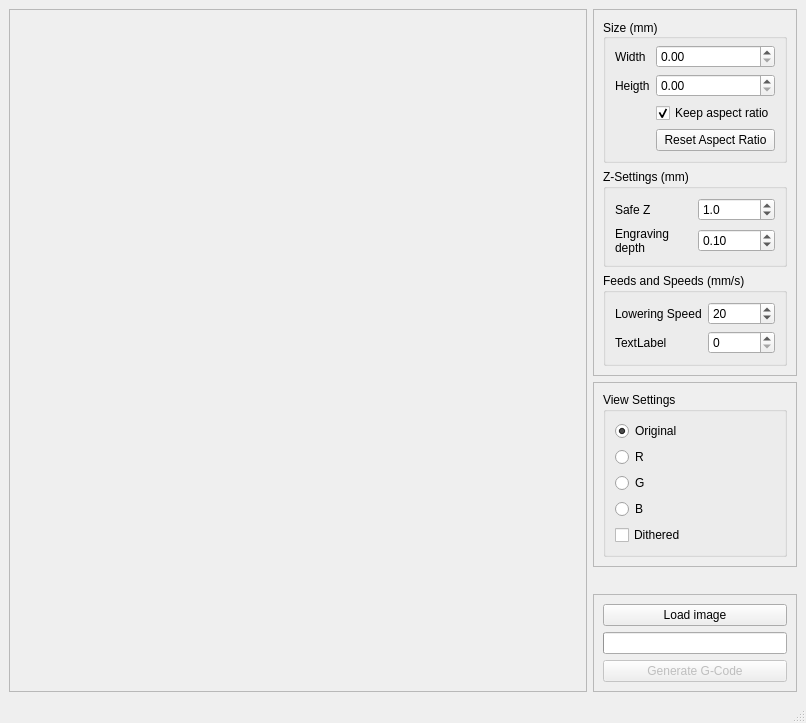
<?xml version="1.0" encoding="UTF-8"?>
<ui version="4.0">
 <class>MainWindow</class>
 <widget class="QMainWindow" name="MainWindow">
  <property name="geometry">
   <rect>
    <x>0</x>
    <y>0</y>
    <width>806</width>
    <height>723</height>
   </rect>
  </property>
  <property name="windowTitle">
   <string>MainWindow</string>
  </property>
  <widget class="QWidget" name="centralwidget">
   <layout class="QGridLayout" name="gridLayout">
    <item row="1" column="0">
     <widget class="QScrollArea" name="scrollArea">
      <property name="widgetResizable">
       <bool>true</bool>
      </property>
      <widget class="QWidget" name="scrollAreaWidgetContents">
       <property name="geometry">
        <rect>
         <x>0</x>
         <y>0</y>
         <width>564</width>
         <height>657</height>
        </rect>
       </property>
       <layout class="QGridLayout" name="gridLayout_2">
        <item row="0" column="0">
         <widget class="QLabel" name="imageLabel">
          <property name="text">
           <string/>
          </property>
         </widget>
        </item>
       </layout>
      </widget>
     </widget>
    </item>
    <item row="1" column="1">
     <widget class="QFrame" name="frame_2">
      <property name="frameShape">
       <enum>QFrame::NoFrame</enum>
      </property>
      <property name="frameShadow">
       <enum>QFrame::Raised</enum>
      </property>
      <layout class="QVBoxLayout" name="verticalLayout">
       <property name="margin">
        <number>0</number>
       </property>
       <item>
        <widget class="QFrame" name="frame">
         <property name="sizePolicy">
          <sizepolicy hsizetype="Preferred" vsizetype="Maximum">
           <horstretch>0</horstretch>
           <verstretch>0</verstretch>
          </sizepolicy>
         </property>
         <property name="frameShape">
          <enum>QFrame::StyledPanel</enum>
         </property>
         <property name="frameShadow">
          <enum>QFrame::Raised</enum>
         </property>
         <layout class="QVBoxLayout" name="verticalLayout_2">
          <item alignment="Qt::AlignTop">
           <widget class="QGroupBox" name="groupBox">
            <property name="sizePolicy">
             <sizepolicy hsizetype="Preferred" vsizetype="Preferred">
              <horstretch>0</horstretch>
              <verstretch>0</verstretch>
             </sizepolicy>
            </property>
            <property name="autoFillBackground">
             <bool>false</bool>
            </property>
            <property name="title">
             <string>Size (mm)</string>
            </property>
            <property name="alignment">
             <set>Qt::AlignLeading|Qt::AlignLeft|Qt::AlignVCenter</set>
            </property>
            <layout class="QGridLayout" name="gridLayout_5">
             <property name="sizeConstraint">
              <enum>QLayout::SetDefaultConstraint</enum>
             </property>
             <property name="topMargin">
              <number>6</number>
             </property>
             <item row="3" column="1">
              <widget class="QCheckBox" name="checkBoxAspect">
               <property name="toolTip">
                <string>Keep the current aspect ratio</string>
               </property>
               <property name="text">
                <string>Keep aspect ratio</string>
               </property>
               <property name="checked">
                <bool>true</bool>
               </property>
               <property name="tristate">
                <bool>false</bool>
               </property>
              </widget>
             </item>
             <item row="2" column="0">
              <widget class="QLabel" name="label_7">
               <property name="text">
                <string>Heigth</string>
               </property>
              </widget>
             </item>
             <item row="0" column="0">
              <widget class="QLabel" name="label_6">
               <property name="text">
                <string>Width</string>
               </property>
              </widget>
             </item>
             <item row="4" column="1">
              <widget class="QPushButton" name="buttonResetAspect">
               <property name="toolTip">
                <string>Sets the image height so that the aspect ratio is identical to the image aspect ratio.</string>
               </property>
               <property name="text">
                <string>Reset Aspect Ratio</string>
               </property>
              </widget>
             </item>
             <item row="0" column="1">
              <widget class="QDoubleSpinBox" name="doubleSpinBoxWidth">
               <property name="toolTip">
                <string>The width of the engraved image after engraving.</string>
               </property>
               <property name="decimals">
                <number>2</number>
               </property>
               <property name="maximum">
                <double>999999999.000000000000000</double>
               </property>
               <property name="value">
                <double>0.000000000000000</double>
               </property>
              </widget>
             </item>
             <item row="2" column="1">
              <widget class="QDoubleSpinBox" name="doubleSpinBoxHeight">
               <property name="prefix">
                <string/>
               </property>
               <property name="suffix">
                <string> </string>
               </property>
               <property name="decimals">
                <number>2</number>
               </property>
               <property name="maximum">
                <double>999999999.000000000000000</double>
               </property>
              </widget>
             </item>
            </layout>
           </widget>
          </item>
          <item>
           <widget class="QGroupBox" name="groupBox_2">
            <property name="title">
             <string>Z-Settings (mm)</string>
            </property>
            <layout class="QGridLayout" name="gridLayout_3">
             <item row="0" column="1">
              <widget class="QDoubleSpinBox" name="doubleSpinBoxSafez">
               <property name="decimals">
                <number>1</number>
               </property>
               <property name="value">
                <double>1.000000000000000</double>
               </property>
              </widget>
             </item>
             <item row="0" column="0">
              <widget class="QLabel" name="label_2">
               <property name="toolTip">
                <string>The height above the acrylic at which translations in the horizontal Plane will be performed.</string>
               </property>
               <property name="text">
                <string>Safe Z</string>
               </property>
              </widget>
             </item>
             <item row="1" column="1">
              <widget class="QDoubleSpinBox" name="doubleSpinBoxDepth">
               <property name="singleStep">
                <double>0.100000000000000</double>
               </property>
               <property name="value">
                <double>0.100000000000000</double>
               </property>
              </widget>
             </item>
             <item row="1" column="0">
              <widget class="QLabel" name="label_5">
               <property name="toolTip">
                <string>The depth to which the tool will be lowered to perform the engraving.</string>
               </property>
               <property name="text">
                <string>&lt;html&gt;&lt;head/&gt;&lt;body&gt;&lt;p&gt;Engraving&lt;br&gt;depth&lt;/p&gt;&lt;/body&gt;&lt;/html&gt;</string>
               </property>
               <property name="wordWrap">
                <bool>false</bool>
               </property>
              </widget>
             </item>
            </layout>
           </widget>
          </item>
          <item>
           <widget class="QGroupBox" name="groupBox_3">
            <property name="title">
             <string>Feeds and Speeds (mm/s)</string>
            </property>
            <layout class="QGridLayout" name="gridLayout_4">
             <item row="0" column="1">
              <widget class="QSpinBox" name="spinBoxLoweringspeed">
               <property name="value">
                <number>20</number>
               </property>
              </widget>
             </item>
             <item row="0" column="0">
              <widget class="QLabel" name="label_3">
               <property name="toolTip">
                <string>Speed at which the lowering into the acrylic happens.</string>
               </property>
               <property name="text">
                <string>Lowering Speed</string>
               </property>
              </widget>
             </item>
             <item row="1" column="0">
              <widget class="QLabel" name="label_4">
               <property name="text">
                <string>TextLabel</string>
               </property>
              </widget>
             </item>
             <item row="1" column="1">
              <widget class="QSpinBox" name="spinBox_2"/>
             </item>
            </layout>
           </widget>
          </item>
         </layout>
        </widget>
       </item>
       <item>
        <widget class="QFrame" name="frame_4">
         <property name="sizePolicy">
          <sizepolicy hsizetype="Preferred" vsizetype="Maximum">
           <horstretch>0</horstretch>
           <verstretch>0</verstretch>
          </sizepolicy>
         </property>
         <property name="frameShape">
          <enum>QFrame::StyledPanel</enum>
         </property>
         <property name="frameShadow">
          <enum>QFrame::Raised</enum>
         </property>
         <layout class="QVBoxLayout" name="verticalLayout_4">
          <item>
           <widget class="QGroupBox" name="groupBox_4">
            <property name="title">
             <string>View Settings</string>
            </property>
            <layout class="QGridLayout" name="gridLayout_6">
             <item row="3" column="0">
              <widget class="QRadioButton" name="radioButtonB">
               <property name="text">
                <string>B</string>
               </property>
              </widget>
             </item>
             <item row="1" column="0">
              <widget class="QRadioButton" name="radioButtonR">
               <property name="text">
                <string>R</string>
               </property>
              </widget>
             </item>
             <item row="2" column="0">
              <widget class="QRadioButton" name="radioButtonG">
               <property name="text">
                <string>G</string>
               </property>
              </widget>
             </item>
             <item row="0" column="0">
              <widget class="QRadioButton" name="radioButtonOrig">
               <property name="text">
                <string>Original</string>
               </property>
               <property name="checked">
                <bool>true</bool>
               </property>
              </widget>
             </item>
             <item row="4" column="0">
              <widget class="QCheckBox" name="checkBoxDither">
               <property name="text">
                <string>Dithered</string>
               </property>
               <property name="checkable">
                <bool>true</bool>
               </property>
              </widget>
             </item>
            </layout>
           </widget>
          </item>
         </layout>
        </widget>
       </item>
       <item>
        <widget class="QFrame" name="frame_5">
         <property name="frameShape">
          <enum>QFrame::NoFrame</enum>
         </property>
         <property name="frameShadow">
          <enum>QFrame::Raised</enum>
         </property>
         <layout class="QVBoxLayout" name="verticalLayout_5">
          <property name="spacing">
           <number>0</number>
          </property>
          <property name="margin">
           <number>0</number>
          </property>
         </layout>
        </widget>
       </item>
       <item alignment="Qt::AlignBottom">
        <widget class="QFrame" name="frame_3">
         <property name="sizePolicy">
          <sizepolicy hsizetype="Minimum" vsizetype="Maximum">
           <horstretch>0</horstretch>
           <verstretch>0</verstretch>
          </sizepolicy>
         </property>
         <property name="frameShape">
          <enum>QFrame::StyledPanel</enum>
         </property>
         <property name="frameShadow">
          <enum>QFrame::Raised</enum>
         </property>
         <layout class="QVBoxLayout" name="verticalLayout_3">
          <item>
           <widget class="QPushButton" name="buttonLoad">
            <property name="text">
             <string>Load image</string>
            </property>
           </widget>
          </item>
          <item>
           <widget class="QProgressBar" name="progressBar">
            <property name="sizePolicy">
             <sizepolicy hsizetype="Minimum" vsizetype="Fixed">
              <horstretch>0</horstretch>
              <verstretch>0</verstretch>
             </sizepolicy>
            </property>
            <property name="maximumSize">
             <size>
              <width>300</width>
              <height>16777215</height>
             </size>
            </property>
            <property name="value">
             <number>0</number>
            </property>
            <property name="textVisible">
             <bool>false</bool>
            </property>
           </widget>
          </item>
          <item>
           <widget class="QPushButton" name="buttonGenerate">
            <property name="enabled">
             <bool>false</bool>
            </property>
            <property name="text">
             <string>Generate G-Code</string>
            </property>
           </widget>
          </item>
         </layout>
        </widget>
       </item>
      </layout>
     </widget>
    </item>
   </layout>
  </widget>
  <widget class="QMenuBar" name="menubar">
   <property name="geometry">
    <rect>
     <x>0</x>
     <y>0</y>
     <width>806</width>
     <height>24</height>
    </rect>
   </property>
  </widget>
  <widget class="QStatusBar" name="statusbar"/>
 </widget>
 <resources/>
 <connections/>
</ui>
